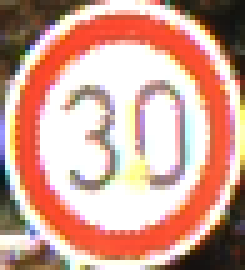
#> input picture sample_images/30/00024.png, 49 x 54 px (shown 5 times larger)
$ python cropimage.py --image sample_images/30/00024.png   (Python 2 division)
#> lines starting #> are read from the running program, lines starting #| are printed output that depends on the picture; after the words box and inside, x2 and y2 are one past the last pixel; in counts of white or black regions, pixels touching at a corner belong together
import numpy as np
import argparse
import cv2

def parse_args():
    # construct the argument parse and parse the arguments
    ap = argparse.ArgumentParser()
    ap.add_argument("-i", "--image", help = "path to the image")
    args = vars(ap.parse_args())
    image = cv2.imread(args["image"])
    return image

def print_image(title, filename):
    cv2.imshow(title, filename)
    cv2.waitKey(0)


def mask_image(imageName):
    #image = parse_args(imageName)
#> called with imageName = 'sample_images/30/00024.png'
    image = cv2.imread(imageName)
#> image is the input picture: shape (54, 49, 3); mean B, G, R 147.1, 161.6, 208.4
    #image=imageName
    r =  [([17, 15, 90], [50, 56, 200])]
    b =  [([90, 31, 4], [220, 88, 50])]
    for (lower, upper) in b:
        lower = np.array(lower, dtype = "uint8")
        upper = np.array(upper, dtype = "uint8")
        print lower, upper
        mask = cv2.inRange(image, lower, upper)
        masked_image = cv2.bitwise_and(image, image, mask = mask)
        # cv2.imwrite('masked.png',output )
        return masked_image
#> this loop made 1 pass
#> pass 1, in mask_image, `mask = cv2.inRange(image, lower, upper)`:
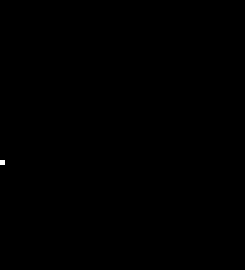
#> mask: shape (54, 49) (shown 5 times larger); 0.04% white in thin lines or dots, all inside (x1, y1, x2, y2) = (0, 32, 1, 33)


def find_contours(imageName):
    im = mask_image(imageName)
    imgray = cv2.cvtColor(im, cv2.COLOR_BGR2GRAY)
    ret, thresh = cv2.threshold(imgray, 127, 255, 0)
#> thresh: shape (54, 49); every value is 0
    contours, hierarchy = cv2.findContours(thresh, cv2.RETR_TREE, cv2.CHAIN_APPROX_SIMPLE)
#> contours = []
    cv2.imwrite('final.png', imgray)
    return  imgray


def crop_image(imageName):
    find_contours(imageName)
    #*****#Replace the image that you want to draw on ******
    img = cv2.imread(imageName,0)
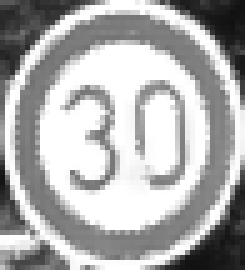
#> img: shape (54, 49) (shown 5 times larger); min 17, max 255, mean 173.6
    QR_orig = cv2.imread('final.png', 0)
    QR = cv2.imread('final.png', 0)
    mask = np.zeros(QR.shape, np.uint8)

    # [5 lines of commented-out code are left out]
    contours, hierarchy = cv2.findContours(QR, cv2.RETR_LIST, cv2.CHAIN_APPROX_SIMPLE)
#> contours = [[[0, 32]]]
    QR_final = 0


    #print "The contours are" , contours[1]
    for cnt in contours:
        if cv2.contourArea(cnt) > 100:
            cv2.drawContours(mask, [cnt], 0, 255,-1)
            x, y, w, h = cv2.boundingRect(cnt)
            roi = mask[y:y + h, x:x + w]
            QR_crop = QR_orig[y:y + h, x:x + w]
            QR_final = QR_crop * (roi / 255)
            cv2.rectangle(img, (x, y), (x + w, y + h), (0, 255, 255), 5)
#> this loop made 1 pass
    cv2.imwrite('final.png', QR_final)
    cv2.imshow('Demo', img)
    print_image("final", QR_final)
    cv2.waitKey

def crop_original_image():
    pass
if __name__ == "__main__":
    # construct the argument parse and parse the arguments
    ap = argparse.ArgumentParser()
    ap.add_argument("-i", "--image", required=True,
        help="path to the input image")
    args = vars(ap.parse_args())
    #mask_image()
    #find_contours()
    imageName=args["image"]
    crop_image(imageName)
